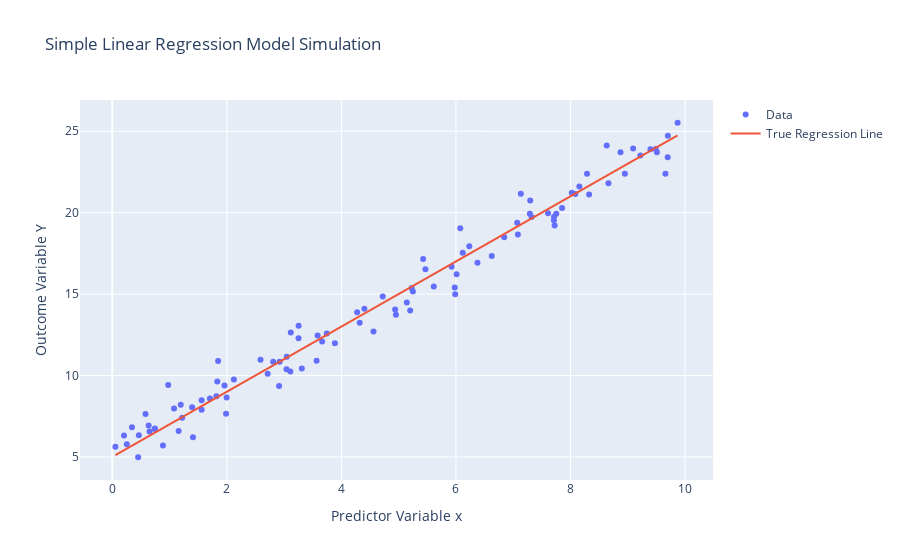

Notebook cell for this chart:
### Markdown cell above
Predictor Variable (x i): The independent variable or input feature.

Outcome Variable (Y i): The dependent variable or response we aim to predict.
Intercept Coefficient (β 0): The expected value of Y when x=0; it represents the point where the regression line crosses the Y-axis.

Slope Coefficient (β 1): The rate at which Y changes with respect to x; it defines the steepness of the regression line.

Error Term (ϵ i ): The random noise capturing the variability in Y not explained by the linear relationship with x. It is assumed to be normally distributed with mean zero and standard deviation σ:ϵ i ∼N(0,σ 2 )

### Code cell
import numpy as np
from scipy.stats import norm
import plotly.graph_objects as go

# Parameters
n = 100  # Number of samples
beta0 = 5   # Intercept coefficient
beta1 = 2   # Slope coefficient
sigma = 1   # Standard deviation of the error term

# Generate predictor variables x_i
np.random.seed(42)  # For reproducibility
x = np.random.uniform(0, 10, n)

# Generate error terms epsilon_i
epsilon = np.random.normal(0, sigma, n)

# Compute outcome variables Y_i
Y = beta0 + beta1 * x + epsilon

# Create the theoretical regression line
x_line = np.linspace(min(x), max(x), 100)
Y_line = beta0 + beta1 * x_line

# Plot the data and the regression line
fig = go.Figure()

# Scatter plot of the data points
fig.add_trace(go.Scatter(x=x, y=Y, mode='markers', name='Data'))

# Plot of the theoretical regression line
fig.add_trace(go.Scatter(x=x_line, y=Y_line, mode='lines', name='True Regression Line'))

# Update layout
fig.update_layout(title='Simple Linear Regression Model Simulation',
                  xaxis_title='Predictor Variable x',
                  yaxis_title='Outcome Variable Y')

fig.show()
